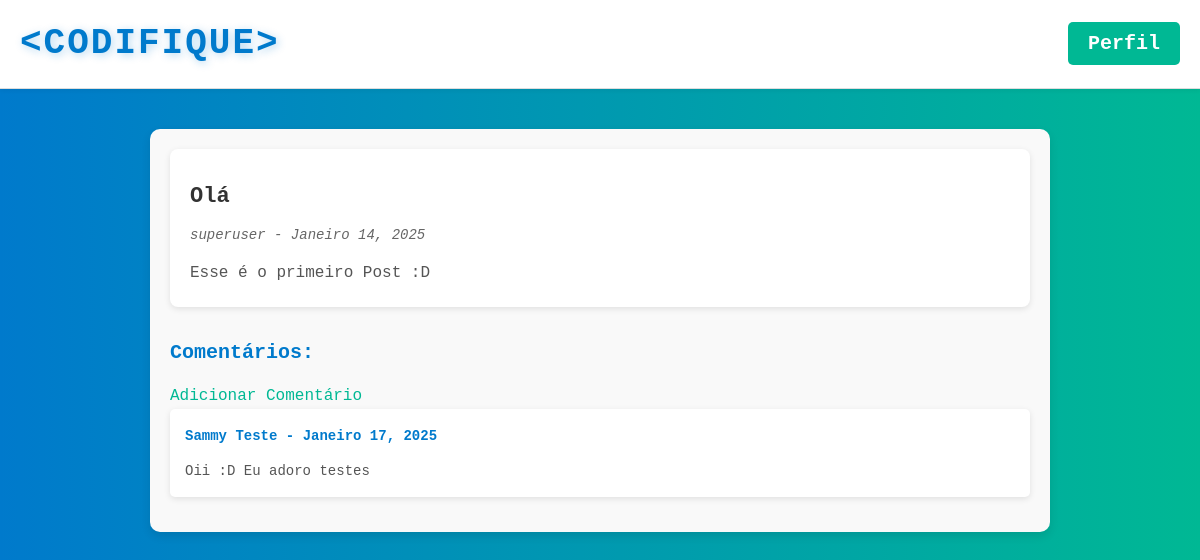
The app's page /post/1/ with its own data.
### blog/models.py (models this page shows, shortened)
class Post(models.Model):
    title = models.CharField(max_length=100)
    content = models.TextField()
    date_posted = models.DateTimeField(default=timezone.now)
    author = models.ForeignKey(User, on_delete=models.CASCADE)

class Comment(models.Model):
    post = models.ForeignKey(Post, related_name="comments", on_delete=models.CASCADE) # delete -> deleta os coments qnd um post é apagado
    author = models.ForeignKey(User, on_delete=models.CASCADE)
    content = models.TextField()
    date_posted = models.DateTimeField(default=timezone.now)

### blog/views.py (the view)
# urls.py: path('post/<int:pk>/', views.post_details, name='post_details')
def post_details(request, pk):
    post = Post.objects.get(pk=pk)  # Aqui buscamos o post com o 'pk' fornecido na URL
    return render(request, 'blog/post_details.html', {'post':post})

### blog/templates/blog/post_details.html (shortened to what this page needs)
{% extends 'blog/base.html' %}
{% block content %}
{% load static %}
<nav>
    <ul class="Logo">
        <li class="codifique">
            <a href="/home">&lt;CODIFIQUE&gt;</a>
        </li>
    </ul>
    <div class="dropdown">
        <button class="dropbtn">Perfil</button>
    </div>
</nav>
<div class="post-container">
    <article class="post-detalhado">
        <h3 class="post-title">{{ post.title }}</h3>
        <p class="post-info">{{ post.author }} - {{ post.date_posted|date:"F d, Y" }}</p>
        <div class="post-content">
            <p>{{ post.content }}</p>
        </div>
    </article>
    <section class="comments-section">
        <h2 class="comments-title">Comentários:</h2>
        {% if not post.comments.all %}
            <p class="no-comments">
                Nenhum comentário ainda... <a href="newcomment">Adicionar Comentário</a>
            </p>
        {% else %}
            <div class="add-comment">
                <a href="newcomment">Adicionar Comentário</a>
            </div>
            <div class="comments-list">
                {% for comment in post.comments.all %}
                <div class="comment">
                    <strong class="comment-author">{{ comment.author }} - {{ comment.date_posted|date:"F d, Y" }}</strong>
                    <p class="comment-content">{{ comment.content }}</p>
                </div>
                {% endfor %}
            </div>
        {% endif %}
    </section>
</div>
{% endblock %}

### blog/static/blog/styles.css (style rules this page uses)
* { margin: 0; padding: 0; box-sizing: border-box; }
:root { --primary-blue: #007acc; --primary-green: #00b894; --secondary-orange: #ff9800; --text-dark: #333; --text-light: #555; --text-muted: #888; --background-light: #ffffff; --box-shadow-light: 0 2px 4px rgba(0, 0, 0, 0.05); --box-shadow-medium: 0 8px 15px rgba(0, 0, 0, 0.1); --box-shadow-hover: 0 12px 25px rgba(0, 0, 0, 0.2); --gradient-bg: linear-gradient(to right, var(--primary-blue), var(--primary-green)); --font-family-mono: 'Fira Code', monospace; }
body { font-family: var(--font-family-mono); background: var(--gradient-bg); background-size: cover; background-attachment: fixed; color: var(--text-dark); line-height: 1.6; overflow-x: hidden; display: flex; flex-direction: column; height: 100%; }
a { text-decoration: none; }
nav { display: flex; justify-content: space-between; align-items: center; background-color: var(--background-light); padding: 15px 20px; border-bottom: 1px solid #ddd; box-shadow: var(--box-shadow-light); }
nav .Logo .codifique a { color: var(--primary-blue); font-size: 36px; font-weight: bold; letter-spacing: 2px; text-shadow: 2px 2px 8px rgba(0, 122, 204, 0.3); transition: color 0.3s, transform 0.3s; }
nav .dropdown { position: relative; display: inline-block; margin-left: auto; }
nav .dropbtn { background-color: var(--primary-green); font-family: var(--font-family-mono); font-weight: 600; color: var(--background-light); padding: 10px 20px; font-size: 20px; border: none; border-radius: 5px; cursor: pointer; transition: background-color 0.3s, transform 0.2s; }
.post-container { max-width: 900px; margin: 40px auto; padding: 20px; background: #f9f9f9; border-radius: 10px; box-shadow: 0 4px 10px rgba(0, 0, 0, 0.1); }
.post-detalhado { background: #ffffff; padding: 20px; border-radius: 8px; box-shadow: 0 2px 6px rgba(0, 0, 0, 0.1); margin-bottom: 30px; }
.post-title { font-size: 24px; color: #333; font-weight: bold; margin-bottom: 10px; }
.post-info { font-size: 14px; color: #666; margin-bottom: 15px; font-style: italic; }
.post-content p { font-size: 16px; line-height: 1.6; color: #555; }
.comments-section { margin-top: 30px; }
.comments-title { font-size: 20px; color: #007acc; margin-bottom: 15px; }
.add-comment a { display: inline-block; font-size: 16px; color: #00b894; text-decoration: none; transition: color 0.3s; }
.comments-list .comment { background: #ffffff; padding: 15px; border-radius: 5px; margin-bottom: 15px; box-shadow: 0 2px 6px rgba(0, 0, 0, 0.1); }
.comment-author { font-size: 14px; font-weight: bold; color: #007acc; }
.comment-content { font-size: 14px; color: #555; margin-top: 10px; }
.post-title { font-size: 22px; font-weight: bold; color: #333; margin-top: 10px; }
body { font-family: 'Fira Code', monospace; background: linear-gradient(to right, #007acc, #00b894); background-size: cover; background-attachment: fixed; color: #333; line-height: 1.6; overflow-x: hidden; display: flex; flex-direction: column; }
nav { display: flex; justify-content: space-between; align-items: center; background-color: #ffffff; padding: 15px 20px; border-bottom: 1px solid #ddd; box-shadow: 0 2px 4px rgba(0, 0, 0, 0.05); }
nav .Logo { list-style: none; }
nav .Logo .codifique a { text-decoration: none; color: #007acc; font-size: 36px; font-weight: bold; letter-spacing: 2px; transition: color 0.3s, transform 0.3s; text-shadow: 2px 2px 8px rgba(0, 122, 204, 0.3); }
nav .dropbtn { background-color: #00b894; font-family: 'Fira Code', monospace; font-weight: 600; color: white; padding: 10px 20px; font-size: 20px; border: none; border-radius: 5px; cursor: pointer; transition: background-color 0.3s, transform 0.2s; }

### records on screen
Post: title "Olá", author "superuser", date_posted "Janeiro 14, 2025", content "Esse é o primeiro Post :D"
Comment: author "Sammy Teste", date_posted "Janeiro 17, 2025", content "Oii :D Eu adoro testes"
